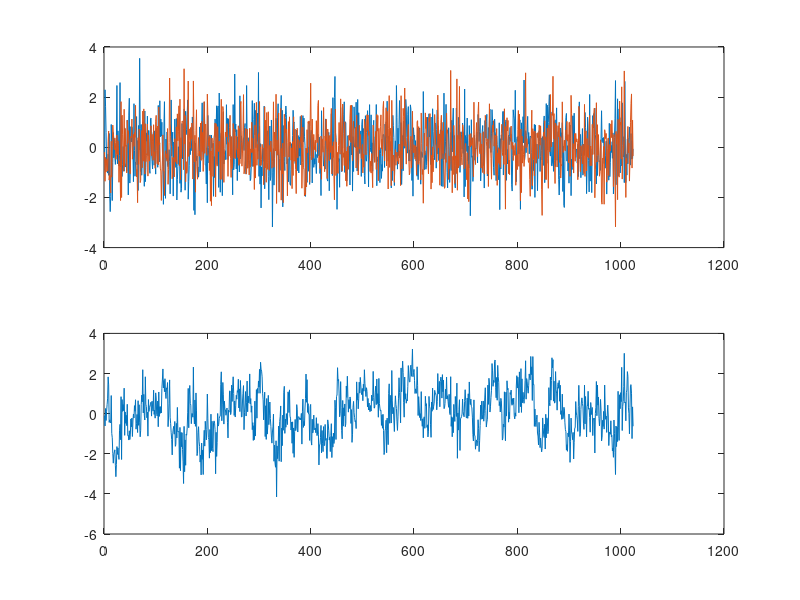
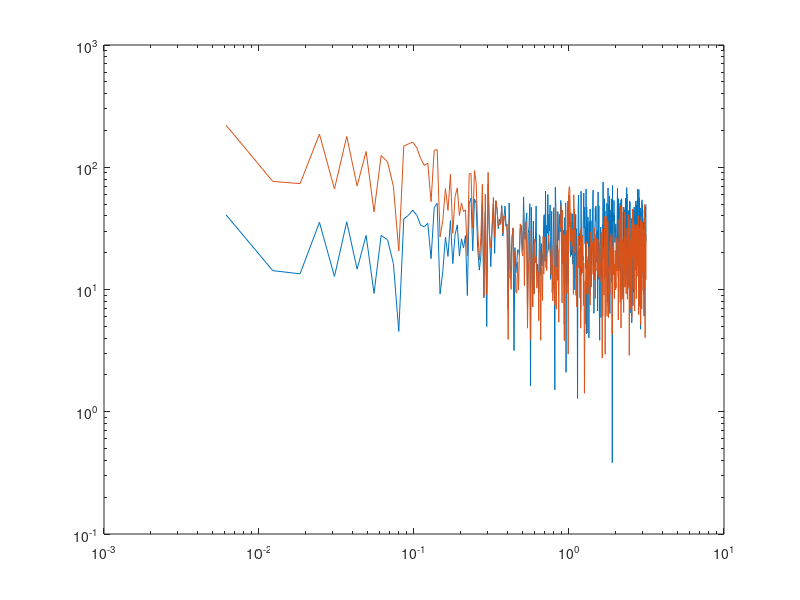
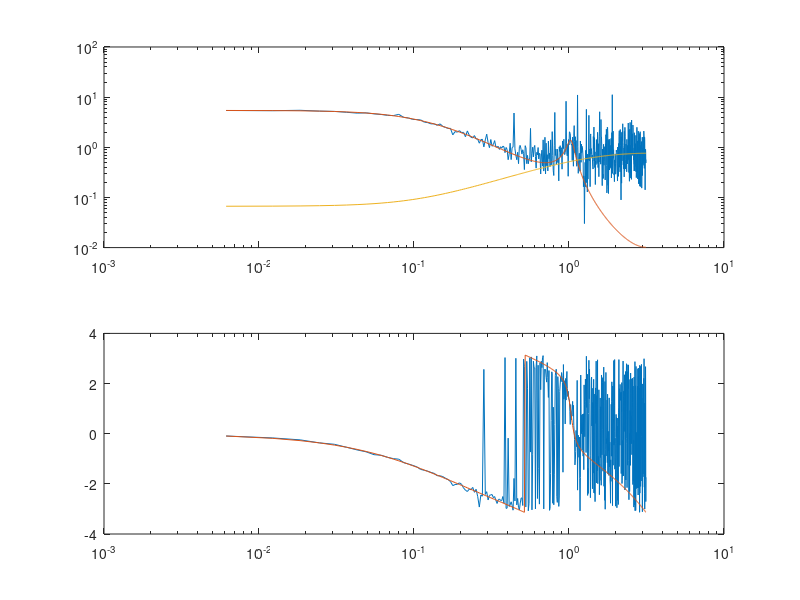
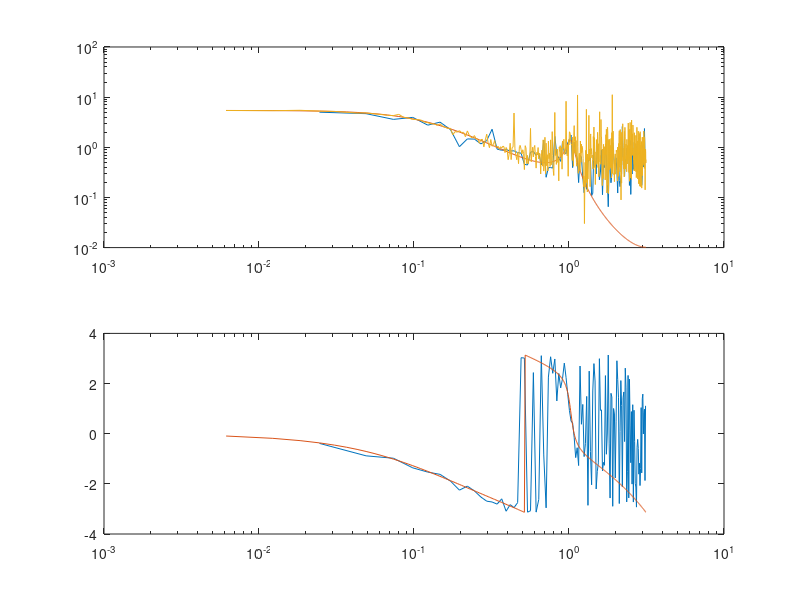

MATLAB code for these plots, in order: (Note: this script raises an error after producing the figures.)
clear
clc

% Define transfer functions
gain_input = tf([0.1, 0], conv([1, -1.7, 0.72], [1, -0.98, 0.9]), 1);
gain_noise = tf([1, -0.9]*0.5, [1, -0.25], 1);

% Generate signal
num_samples = 1024;
N = 1024;
input_u = randn(num_samples, 1);
input_noise_e = randn(num_samples, 1);

% Run simulation
output_y = lsim(gain_input, input_u, 0:1:num_samples-1) + lsim(gain_noise, input_noise_e, 0:1:num_samples-1);

% Plot signal vs time
figure(1)
subplot(2,1,1)
plot(input_u)
hold on
plot(input_noise_e)
subplot(2,1,2)
plot(output_y)

% Calculate FFT
U = fft(input_u); % calculate N point FFTs
Y = fft(output_y);

% Frequency grid for full length estimations
omega = (2*pi/num_samples)*[0:num_samples-1]'; % frequency grid
idx = find(omega > 0 & omega < pi); % positive frequencies

% Plot FFT
figure(2)
loglog(omega(idx),abs(U(idx)))
hold on
loglog(omega(idx),abs(Y(idx)))

% ETFE & True system response
Gest = Y./U; % ETFE estimate
Gfresp = squeeze(freqresp(gain_input,omega)); % "true" system response
Hfresp = squeeze(freqresp(gain_noise,omega));

% Plot ETFE & True system response
figure(3)
subplot(2,1,1)
loglog(omega(idx),abs(Gest(idx)))
hold on
loglog(omega(idx),abs(Gfresp(idx)))
subplot(2,1,2)
semilogx(omega(idx),angle(Gest(idx)))
hold on
semilogx(omega(idx),angle(Gfresp(idx)))
Err = Gest - Gfresp; % calculate error
subplot(2,1,1)
% hold on
% loglog(omega(idx),abs(Err(idx)))
hold on
loglog(omega(idx),abs(Hfresp(idx)))

% Split data into 4 chunks and perform estimation on each chunk
n_split = 4;
Gest_all = zeros(num_samples/n_split, n_split);
for i=1:1:n_split
    part_u = input_u((i-1)*num_samples/n_split+1:i*num_samples/n_split);
    part_y = output_y((i-1)*num_samples/n_split+1:i*num_samples/n_split);
    part_U = fft(part_u);
    part_Y = fft(part_y);
    Gest_all(:,i) = part_Y./part_U;
end
Gest_avg = mean(Gest_all, 2);

% Frequency grid for chunked estimation
omega_avg = (2*pi/(num_samples/n_split))*[0:num_samples/n_split-1]'; % frequency grid
idx_avg = find(omega_avg > 0 & omega_avg < pi); % positive frequencies

% Plot
figure(4)
subplot(2,1,1)
loglog(omega_avg(idx_avg),abs(Gest_avg(idx_avg)))
hold on
loglog(omega(idx),abs(Gfresp(idx)))
subplot(2,1,2)
semilogx(omega_avg(idx_avg),angle(Gest_avg(idx_avg)))
hold on
semilogx(omega(idx),angle(Gfresp(idx)))
% Err = Gest_avg - Gfresp; % calculate error
subplot(2,1,1)
% hold on
% loglog(omega(idx),abs(Err(idx)))
% hold on
% loglog(omega(idx),abs(Hfresp(idx)))
hold on
loglog(omega(idx),abs(Gest(idx)))

% Generate and plot f domain Hann Windows
figure(5)
for gamma = [5, 10, 50, 100]
    [omega, hann_win_f] = WfHann(gamma, N);
    hold on
    plot(hann_win_f)
    hold on
end

% Windowed estimation, code from lecture notes
Gs = 0*Gest;
figure(6)
loglog(omega(idx),abs(Gfresp(idx)))
hold on
for gamma = [5, 10, 50, 80]
    [omega, Wg] = WfHann(gamma, N);
    zidx = find(omega == 0);
    omega = [omega(zidx:N); omega(1:zidx-1)];
    Wg = [Wg(zidx:N), Wg(1:zidx-1)];
    a = U.*conj(U);
    for wn = 1:N
        Wnorm = 0;
        for xi = 1:N
            widx = mod(xi-wn,N)+1;
            Gs(wn) = Gs(wn) + Wg(widx) * Gest(xi) * a(xi);
            Wnorm = Wnorm + Wg(widx) * a(xi);
        end
        Gs(wn) = Gs(wn)/Wnorm;
    end
    loglog(omega, abs(Gs))
    hold on
end
legend('True', 'Gamma=5', 'Gamma=10', 'Gamma=50', 'Gamma=80')

